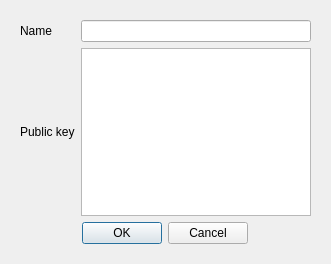
<?xml version="1.0" encoding="UTF-8"?>
<ui version="4.0">
 <class>addContactGui</class>
 <widget class="QWidget" name="addContactGui">
  <property name="geometry">
   <rect>
    <x>0</x>
    <y>0</y>
    <width>331</width>
    <height>264</height>
   </rect>
  </property>
  <property name="windowTitle">
   <string>Contact Infos</string>
  </property>
  <layout class="QVBoxLayout" name="verticalLayout">
   <item>
    <widget class="QWidget" name="widget" native="true">
     <layout class="QGridLayout" name="gridLayout">
      <item row="1" column="0">
       <widget class="QLabel" name="label_2">
        <property name="text">
         <string>Public key</string>
        </property>
       </widget>
      </item>
      <item row="0" column="0">
       <widget class="QLabel" name="label">
        <property name="text">
         <string>Name</string>
        </property>
       </widget>
      </item>
      <item row="1" column="1">
       <widget class="QTextEdit" name="pubKey"/>
      </item>
      <item row="0" column="1">
       <widget class="QLineEdit" name="name"/>
      </item>
      <item row="3" column="0" colspan="2" alignment="Qt::AlignHCenter">
       <widget class="QDialogButtonBox" name="okOrReject">
        <property name="standardButtons">
         <set>QDialogButtonBox::Cancel|QDialogButtonBox::Ok</set>
        </property>
       </widget>
      </item>
     </layout>
    </widget>
   </item>
  </layout>
 </widget>
 <resources/>
 <connections>
  <connection>
   <sender>okOrReject</sender>
   <signal>rejected()</signal>
   <receiver>addContactGui</receiver>
   <slot>close()</slot>
   <hints>
    <hint type="sourcelabel">
     <x>93</x>
     <y>78</y>
    </hint>
    <hint type="destinationlabel">
     <x>93</x>
     <y>47</y>
    </hint>
   </hints>
  </connection>
 </connections>
</ui>
